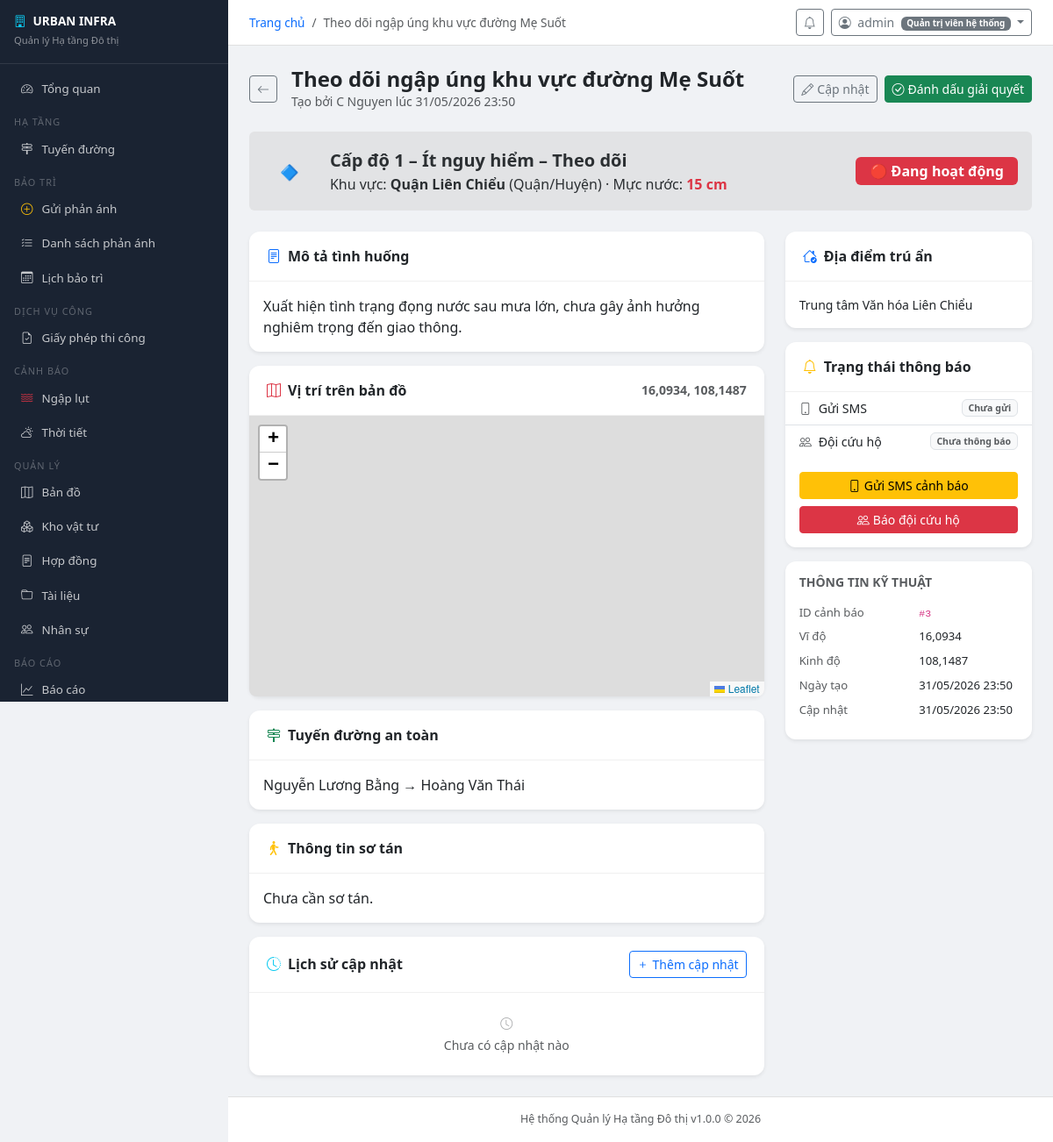
Screenshot of /flood/3/ (signed in) with the database file from the repository.
### flood/models.py (models this page shows, shortened)
class FloodAlert(models.Model):
    LEVEL_CHOICES = [('1','Cấp 1 - Theo dõi'),('2','Cấp 2 - Cảnh báo'),('3','Cấp 3 - Nguy hiểm'),('4','Cấp 4 - Rất nguy hiểm')]
    AREA_TYPES = [('district','Quận/Huyện'),('ward','Phường/Xã'),('road','Tuyến đường'),('infra','Hạ tầng')]
    title = models.CharField('Tiêu đề', max_length=200)
    description = models.TextField('Mô tả')
    level = models.CharField('Cấp độ', max_length=2, choices=LEVEL_CHOICES, default='1')
    area_type = models.CharField('Loại khu vực', max_length=10, choices=AREA_TYPES, default='district')
    area_name = models.CharField('Tên khu vực', max_length=200)
    latitude = models.FloatField('Vĩ độ', null=True, blank=True)
    longitude = models.FloatField('Kinh độ', null=True, blank=True)
    water_level_cm = models.IntegerField('Mực nước (cm)', null=True, blank=True)
    safe_routes = models.TextField('Tuyến đường an toàn', blank=True)
    evacuation_info = models.TextField('Thông tin sơ tán', blank=True)
    shelter_locations = models.TextField('Địa điểm trú ẩn', blank=True)
    is_active = models.BooleanField('Đang hoạt động', default=True)
    is_sent_sms = models.BooleanField('Đã gửi SMS', default=False)
    rescue_teams_notified = models.BooleanField('Đã thông báo đội cứu hộ', default=False)
    created_by = models.ForeignKey(User, on_delete=models.SET_NULL, null=True)
    created_at = models.DateTimeField(auto_now_add=True)
    updated_at = models.DateTimeField(auto_now=True)
    resolved_at = models.DateTimeField(null=True, blank=True)
    class Meta:
        verbose_name = 'Cảnh báo ngập lụt'
        verbose_name_plural = 'Cảnh báo ngập lụt'
        ordering = ['-created_at']

### accounts/models.py (models this page shows, shortened)
class User(AbstractUser):
    ROLE_CHOICES = [
        ('admin', 'Quản trị viên hệ thống'),
        ('manager', 'Quản lý'),
        ('staff', 'Cán bộ kỹ thuật'),
        ('inspector', 'Kiểm định viên'),
        ('citizen', 'Người dân'),
    ]
    role = models.CharField('Vai trò', max_length=20, choices=ROLE_CHOICES, default='citizen')
    phone = models.CharField('Số điện thoại', max_length=15, blank=True)
    avatar = models.ImageField('Ảnh đại diện', upload_to='avatars/', blank=True, null=True)
    address = models.TextField('Địa chỉ', blank=True)
    district = models.CharField('Quận/Huyện', max_length=100, blank=True)
    ward = models.CharField('Phường/Xã', max_length=100, blank=True)
    is_locked = models.BooleanField('Bị khóa', default=False)
    locked_reason = models.TextField('Lý do khóa', blank=True)
    otp_secret = models.CharField(max_length=32, blank=True)
    two_factor_enabled = models.BooleanField('Xác thực 2 bước', default=False)
    created_at = models.DateTimeField('Ngày tạo', auto_now_add=True)
    updated_at = models.DateTimeField('Cập nhật', auto_now=True)
    class Meta:
        verbose_name = 'Người dùng'
        verbose_name_plural = 'Người dùng'
    @property
    def is_admin(self):
        return self.role == 'admin' or self.is_superuser
    @property
    def is_staff_member(self):
        return self.role in ('admin', 'manager', 'staff', 'inspector')

### flood/views.py (the view)
# urls.py: path('<int:pk>/', views.alert_detail, name='alert_detail'),
@login_required
def alert_detail(request, pk):
    alert = get_object_or_404(
        FloodAlert.objects.select_related('created_by'), pk=pk
    )
    updates = DisasterUpdate.objects.none()
    return render(request, 'flood/alert_detail.html', {
        'alert':      alert,
        'page_title': alert.title,
        'updates':    updates,
    })

### flood/templates/flood/alert_detail.html (shortened to what this page needs)
{% extends "base.html" %}
{% load static %}
{% block content %}
<div class="d-flex align-items-center mb-4">
  <a href="{% url 'flood:alert_list' %}" class="btn btn-sm btn-outline-secondary me-3">
    <i class="bi bi-arrow-left"></i>
  </a>
  <div>
    <h4 class="fw-bold mb-0">{{ alert.title }}</h4>
    <div class="text-muted small">
      Tạo bởi {{ alert.created_by.get_full_name|default:alert.created_by.username }}
      lúc {{ alert.created_at|date:"d/m/Y H:i" }}
    </div>
  </div>
  {% if user.is_staff_member and alert.is_active %}
  <div class="ms-auto d-flex gap-2">
    <a href="{% url 'flood:alert_edit' alert.pk %}" class="btn btn-outline-secondary btn-sm">
      <i class="bi bi-pencil me-1"></i>Cập nhật
    </a>
    <form method="post" action="{% url 'flood:alert_resolve' alert.pk %}">
      <button type="submit" class="btn btn-success btn-sm"
              onclick="return confirm('Xác nhận đã giải quyết cảnh báo này?')">
        <i class="bi bi-check-circle me-1"></i>Đánh dấu giải quyết
      </button>
    </form>
  </div>
  {% endif %}
</div>
<div class="alert border-0 mb-4
  {% if alert.level == '4' %}alert-danger
  {% elif alert.level == '3' %}alert-warning
  {% elif alert.level == '2' %}alert-info
  {% else %}alert-secondary{% endif %}">
  <div class="d-flex align-items-center gap-3">
    <div class="display-5">
      {% if alert.level == '4' %}🚨{% elif alert.level == '3' %}⚠️{% elif alert.level == '2' %}🔷{% else %}🔹{% endif %}
    </div>
    <div>
      <div class="fw-bold fs-5">
        Cấp độ {{ alert.level }} –
        {% if alert.level == '4' %}Thảm họa – Nguy hiểm cực cao
        {% elif alert.level == '3' %}Rất nguy hiểm
        {% elif alert.level == '2' %}Nguy hiểm
        {% else %}Ít nguy hiểm – Theo dõi
        {% endif %}
      </div>
      <div>
        Khu vực: <strong>{{ alert.area_name }}</strong>
        ({{ alert.get_area_type_display }}) ·
        Mực nước: <strong class="text-danger">{{ alert.water_level_cm }} cm</strong>
      </div>
    </div>
    <div class="ms-auto text-end">
      {% if alert.is_active %}
        <span class="badge bg-danger fs-6 px-3 py-2">🔴 Đang hoạt động</span>
      {% else %}
        <span class="badge bg-success fs-6 px-3 py-2">✅ Đã giải quyết</span>
        {% if alert.resolved_at %}
        <div class="small text-muted mt-1">{{ alert.resolved_at|date:"d/m/Y H:i" }}</div>
        {% endif %}
      {% endif %}
    </div>
  </div>
</div>
<div class="row g-4">
  <div class="col-lg-8">
    <div class="card border-0 shadow-sm mb-3">
      <div class="card-header bg-transparent fw-bold py-3">
        <i class="bi bi-file-text text-primary me-2"></i>Mô tả tình huống
      </div>
      <div class="card-body">
        <p class="mb-0">{{ alert.description }}</p>
      </div>
    </div>
    <div class="card border-0 shadow-sm mb-3">
      <div class="card-header bg-transparent fw-bold py-3 d-flex align-items-center justify-content-between">
        <span><i class="bi bi-map text-danger me-2"></i>Vị trí trên bản đồ</span>
        <small class="text-muted">{{ alert.latitude }}, {{ alert.longitude }}</small>
      </div>
      <div class="card-body p-0" style="height:320px;border-radius:0 0 .5rem .5rem;overflow:hidden">
        <div id="flood-map" style="height:100%;width:100%"></div>
      </div>
    </div>
    {% if alert.safe_routes %}
    <div class="card border-0 shadow-sm mb-3">
      <div class="card-header bg-transparent fw-bold py-3">
        <i class="bi bi-signpost-2 text-success me-2"></i>Tuyến đường an toàn
      </div>
      <div class="card-body">
        <div style="white-space:pre-line">{{ alert.safe_routes }}</div>
      </div>
    </div>
    {% endif %}
    {% if alert.evacuation_info %}
    <div class="card border-0 shadow-sm mb-3">
      <div class="card-header bg-transparent fw-bold py-3">
        <i class="bi bi-person-walking text-warning me-2"></i>Thông tin sơ tán
      </div>
      <div class="card-body">
        <div style="white-space:pre-line">{{ alert.evacuation_info }}</div>
      </div>
    </div>
    {% endif %}
    <div class="card border-0 shadow-sm">
      <div class="card-header bg-transparent fw-bold py-3 d-flex justify-content-between align-items-center">
        <span><i class="bi bi-clock-history text-info me-2"></i>Lịch sử cập nhật</span>
        {% if user.is_staff_member %}
        <button class="btn btn-sm btn-outline-primary" data-bs-toggle="modal" data-bs-target="#modalAddUpdate">
          <i class="bi bi-plus me-1"></i>Thêm cập nhật
        </button>
        {% endif %}
      </div>
      <div class="card-body p-0">
        {% if updates %}
        <div class="ps-4 ms-2 position-relative py-3">
          <div class="position-absolute top-0 start-0 h-100 border-start border-2 ms-1"></div>
          {% for upd in updates %}
          <div class="position-relative mb-3">
            <div class="position-absolute start-0 bg-primary rounded-circle"
                 style="width:10px;height:10px;margin-left:-5px;top:8px"></div>
            <div class="card border-0 bg-light ms-3">
              <div class="card-body py-2 px-3">
                <div class="d-flex justify-content-between align-items-start">
                  <div class="small fw-semibold">
                    {{ upd.created_by.get_full_name|default:upd.created_by.username }}
                  </div>
                  <small class="text-muted">{{ upd.created_at|date:"d/m/Y H:i" }}</small>
                </div>
                <p class="mb-0 small mt-1">{{ upd.content }}</p>
              </div>
            </div>
          </div>
          {% endfor %}
        </div>
        {% else %}
        <div class="text-center text-muted py-4 small">
          <i class="bi bi-clock d-block mb-1 opacity-50"></i>Chưa có cập nhật nào
        </div>
        {% endif %}
      </div>
    </div>
  </div>
  <div class="col-lg-4">
    {% if alert.shelter_locations %}
    <div class="card border-0 shadow-sm mb-3">
      <div class="card-header bg-transparent fw-bold py-3">
        <i class="bi bi-house-check text-primary me-2"></i>Địa điểm trú ẩn
      </div>
      <div class="card-body">
        <div class="small" style="white-space:pre-line">{{ alert.shelter_locations }}</div>
      </div>
    </div>
    {% endif %}
    <div class="card border-0 shadow-sm mb-3">
      <div class="card-header bg-transparent fw-bold py-3">
        <i class="bi bi-bell text-warning me-2"></i>Trạng thái thông báo
      </div>
      <div class="card-body p-0">
        <div class="list-group list-group-flush" style="font-size:.88rem">
          <div class="list-group-item d-flex justify-content-between align-items-center">
            <span><i class="bi bi-phone me-2 text-muted"></i>Gửi SMS</span>
            {% if alert.is_sent_sms %}
              <span class="badge bg-success">Đã gửi</span>
            {% else %}
              <span class="badge bg-light text-muted border">Chưa gửi</span>
            {% endif %}
          </div>
          <div class="list-group-item d-flex justify-content-between align-items-center">
            <span><i class="bi bi-people me-2 text-muted"></i>Đội cứu hộ</span>
            {% if alert.rescue_teams_notified %}
              <span class="badge bg-success">Đã thông báo</span>
            {% else %}
              <span class="badge bg-light text-muted border">Chưa thông báo</span>
            {% endif %}
          </div>
        </div>
        {% if user.is_staff_member and alert.is_active %}
        <div class="p-3 d-grid gap-2">
          {% if not alert.is_sent_sms %}
          <form method="post" action="{% url 'flood:send_sms' alert.pk %}">
            <button type="submit" class="btn btn-warning btn-sm w-100">
              <i class="bi bi-phone me-1"></i>Gửi SMS cảnh báo
            </button>
          </form>
          {% endif %}
          {% if not alert.rescue_teams_notified %}
          <form method="post" action="{% url 'flood:notify_rescue' alert.pk %}">
            <button type="submit" class="btn btn-danger btn-sm w-100">
              <i class="bi bi-people me-1"></i>Báo đội cứu hộ
            </button>
          </form>
          {% endif %}
        </div>
        {% endif %}
      </div>
    </div>
    <div class="card border-0 shadow-sm">
      <div class="card-body">
        <h6 class="fw-bold mb-3 small text-muted text-uppercase">Thông tin kỹ thuật</h6>
        <dl class="row row-cols-2 mb-0" style="font-size:.82rem">
          <dt class="col text-muted fw-normal">ID cảnh báo</dt>
          <dd class="col"><code>#{{ alert.pk }}</code></dd>
          <dt class="col text-muted fw-normal">Vĩ độ</dt>
          <dd class="col">{{ alert.latitude }}</dd>
          <dt class="col text-muted fw-normal">Kinh độ</dt>
          <dd class="col">{{ alert.longitude }}</dd>
          <dt class="col text-muted fw-normal">Ngày tạo</dt>
          <dd class="col">{{ alert.created_at|date:"d/m/Y H:i" }}</dd>
          <dt class="col text-muted fw-normal">Cập nhật</dt>
          <dd class="col">{{ alert.updated_at|date:"d/m/Y H:i" }}</dd>
        </dl>
      </div>
    </div>
  </div>
</div>
<link rel="stylesheet" href="https://cdnjs.cloudflare.com/ajax/libs/leaflet/1.9.4/leaflet.min.css">
{% endblock %}

### templates/base.html (shortened to what this page needs)
<!DOCTYPE html>
<html lang="vi">
<head>
<link rel="stylesheet" href="https://cdnjs.cloudflare.com/ajax/libs/bootstrap/5.3.2/css/bootstrap.min.css">
<link rel="stylesheet" href="https://cdnjs.cloudflare.com/ajax/libs/bootstrap-icons/1.11.3/font/bootstrap-icons.min.css">
</head>
<body>
{% if user.is_authenticated %}
<div class="sidebar" id="sidebar">
  <div class="brand">
    <h6><i class="bi bi-building me-2 text-info"></i>{{ SYSTEM_SHORT_NAME }}</h6>
    <small>Quản lý Hạ tầng Đô thị</small>
  </div>
  <nav class="py-2">
    <a href="{% url 'dashboard' %}" class="nav-link"><i class="bi bi-speedometer2"></i>Tổng quan</a>
    <div class="nav-section">Hạ tầng</div>
    <a href="{% url 'infrastructure:road_list' %}" class="nav-link"><i class="bi bi-signpost-2"></i>Tuyến đường</a>
    <div class="nav-section">Bảo trì</div>
    <a href="{% url 'maintenance:request_create' %}" class="nav-link"><i class="bi bi-plus-circle text-warning"></i>Gửi phản ánh</a>
    <a href="{% url 'maintenance:request_list' %}" class="nav-link"><i class="bi bi-list-check"></i>Danh sách phản ánh</a>
    <a href="{% url 'maintenance:schedule_list' %}" class="nav-link"><i class="bi bi-calendar3"></i>Lịch bảo trì</a>
    <div class="nav-section">Dịch vụ công</div>
    <a href="{% url 'permits:list' %}" class="nav-link"><i class="bi bi-file-earmark-check"></i>Giấy phép thi công</a>
    <div class="nav-section">Cảnh báo</div>
    <a href="{% url 'flood:alert_list' %}" class="nav-link"><i class="bi bi-water text-danger"></i>Ngập lụt</a>
    <a href="{% url 'weather:current' %}" class="nav-link"><i class="bi bi-cloud-sun"></i>Thời tiết</a>
    <div class="nav-section">Quản lý</div>
    <a href="{% url 'maps:map' %}" class="nav-link"><i class="bi bi-map"></i>Bản đồ</a>
    <a href="{% url 'inventory:material_list' %}" class="nav-link"><i class="bi bi-boxes"></i>Kho vật tư</a>
    <a href="{% url 'contracts:contract_list' %}" class="nav-link"><i class="bi bi-file-text"></i>Hợp đồng</a>
    <a href="{% url 'documents:list' %}" class="nav-link"><i class="bi bi-folder"></i>Tài liệu</a>
    {% if user.is_staff_member %}
    <a href="{% url 'hr:employee_list' %}" class="nav-link"><i class="bi bi-people"></i>Nhân sự</a>
    {% endif %}
    <div class="nav-section">Báo cáo</div>
    <a href="{% url 'reports:summary' %}" class="nav-link"><i class="bi bi-graph-up"></i>Báo cáo</a>
  </nav>
</div>
<div class="main-content">
  <div class="topbar">
    <div class="d-flex align-items-center gap-3">
      <nav>
        <ol class="breadcrumb mb-0" style="font-size:.85rem">
          <li class="breadcrumb-item"><a href="/" class="text-decoration-none">Trang chủ</a></li>
          {% if page_title %}<li class="breadcrumb-item active">{{ page_title }}</li>{% endif %}
        </ol>
      </nav>
    </div>
    <div class="d-flex align-items-center gap-2">
      <a href="{% url 'notifications:list' %}" class="btn btn-sm btn-outline-secondary position-relative">
        <i class="bi bi-bell"></i>
      </a>
      <div class="dropdown">
        <button class="btn btn-sm btn-outline-secondary dropdown-toggle" data-bs-toggle="dropdown">
          <i class="bi bi-person-circle me-1"></i>
          {{ user.get_full_name|default:user.username }}
          <span class="badge bg-secondary ms-1" style="font-size:.62rem">{{ user.get_role_display }}</span>
        </button>
      </div>
    </div>
  </div>
  <div class="content-area">
{% endif %}
{% block content %}{% endblock %}
{% if user.is_authenticated %}
  </div>
  <footer class="text-center py-3 text-muted"
          style="font-size:.78rem; border-top:1px solid #e0e0e0; background:#fff;">
    {{ SYSTEM_NAME }} v{{ SYSTEM_VERSION }} &copy; {% now "Y" %}
  </footer>
</div>
{% else %}
</div>
{% endif %}
</body>
</html>

### rows the page displays
FloodAlert: title "Theo dõi ngập úng khu vực đường Mẹ Suốt", created_by.get_full_name "C Nguyen", created_at "31/05/2026 23:50", level "1", area_name "Quận Liên Chiểu", area_type "Quận/Huyện", water_level_cm "15", description "Xuất hiện tình trạng đọng nước sau mưa lớn, chưa gây ảnh hưởng nghiêm trọng đến giao thông.", latitude "16,0934", longitude "108,1487", safe_routes "Nguyễn Lương Bằng → Hoàng Văn Thái", evacuation_info "Chưa cần sơ tán.", shelter_locations "Trung tâm Văn hóa Liên Chiểu", pk "3", updated_at "31/05/2026 23:50"
User: get_full_name "admin", role "Quản trị viên hệ thống"

### other values shown
{{ SYSTEM_SHORT_NAME }} "URBAN INFRA"
{{ SYSTEM_NAME }} "Hệ thống Quản lý Hạ tầng Đô thị"
{{ SYSTEM_VERSION }} "1.0.0"
